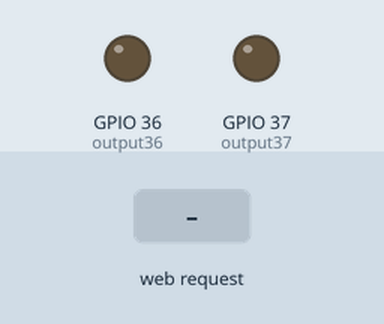
Recording of a sketch running on a simulated ESP32. Shown: output pins drawn as LEDs (lit = HIGH). Inputs (shaded band) come from the test bench. WiFi joins after 1.5 s; servers stay silent unless stated; what the sketch prints to the serial monitor is not drawn.

Above: at 2.7 s.
2.8 s: HTTP request GET /36/on received
At 3.2 s:
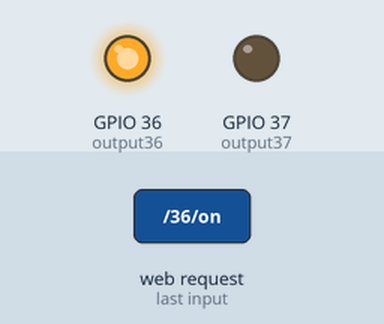
4.3 s: HTTP request GET /37/on received
At 5.5 s:
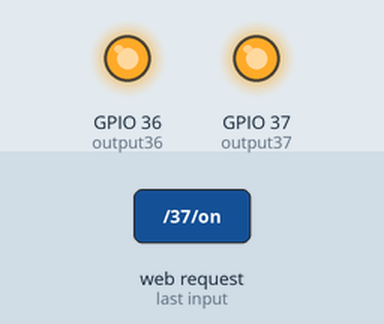
5.8 s: HTTP request GET /36/off received
At 6.6 s:
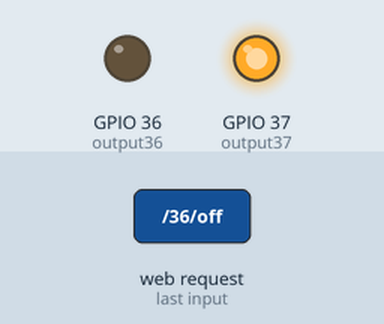
7.3 s: HTTP request GET /37/off received
At 7.8 s:
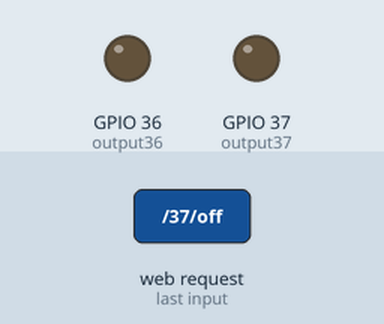
Timing chart, 0 to 9.8 s (numbered marks = the images above; inputs shaded):
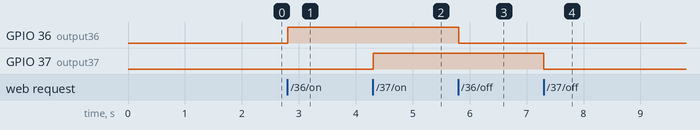

The sketch:

serverESP.ino
```cpp
// Load Wi-Fi library
#include <WiFi.h>

// Replace with your network credentials
const char* ssid = "SHARE-RESIDENTE";
const char* password = "Share@residente";

// Set web server port number to 80
WiFiServer server(80);

// Variable to store the HTTP request
String header;

// Auxiliar variables to store the current output state
String output36State = "off";
String output37State = "off";

// Assign output variables to GPIO pins
const int output36 = 36;
const int output37 = 37;

// Current time
unsigned long currentTime = millis();
// Previous time
unsigned long previousTime = 0;
// Define timeout time in milliseconds (example: 2000ms = 2s)
const long timeoutTime = 2000;

void setup() {
  Serial.begin(115200);
  // Initialize the output variables as outputs
  pinMode(output36, OUTPUT);
  pinMode(output37, OUTPUT);
  // Set outputs to LOW
  digitalWrite(output36, LOW);
  digitalWrite(output37, LOW);

  // Connect to Wi-Fi network with SSID and password
  Serial.print("Connecting to ");
  Serial.println(ssid);
  WiFi.begin(ssid, password);
  while (WiFi.status() != WL_CONNECTED) {
    delay(500);
    Serial.print(".");
  }
  // Print local IP address and start web server
  Serial.println("");
  Serial.println("WiFi connected.");
  Serial.println("IP address: ");
  Serial.println(WiFi.localIP());
  server.begin();
}

void loop(){
  WiFiClient client = server.available();   // Listen for incoming clients

  if (client) {                             // If a new client connects,
    currentTime = millis();
    previousTime = currentTime;
    Serial.println("New Client.");          // print a message out in the serial port
    String currentLine = "";                // make a String to hold incoming data from the client
    while (client.connected() && currentTime - previousTime <= timeoutTime) {  // loop while the client's connected
      currentTime = millis();
      if (client.available()) {             // if there's bytes to read from the client,
        char c = client.read();             // read a byte, then
        Serial.write(c);                    // print it out the serial monitor
        header += c;
        if (c == '\n') {                    // if the byte is a newline character
          // if the current line is blank, you got two newline characters in a row.
          // that's the end of the client HTTP request, so send a response:
          if (currentLine.length() == 0) {
            // HTTP headers always start with a response code (e.g. HTTP/1.1 200 OK)
            // and a content-type so the client knows what's coming, then a blank line:
            client.println("HTTP/1.1 200 OK");
            client.println("Content-type:text/html");
            client.println("Connection: close");
            client.println();

            // turns the GPIOs on and off
            if (header.indexOf("GET /36/on") >= 0) {
              Serial.println("GPIO 36 on");
              output36State = "on";
              digitalWrite(output36, HIGH);
            } else if (header.indexOf("GET /36/off") >= 0) {
              Serial.println("GPIO 36 off");
              output36State = "off";
              digitalWrite(output36, LOW);
            } else if (header.indexOf("GET /37/on") >= 0) {
              Serial.println("GPIO 37 on");
              output37State = "on";
              digitalWrite(output37, HIGH);
            } else if (header.indexOf("GET /37/off") >= 0) {
              Serial.println("GPIO 37 off");
              output37State = "off";
              digitalWrite(output37, LOW);
            }

            // Display the HTML web page
            client.println("<!DOCTYPE html><html>");
            client.println("<head><meta name=\"viewport\" content=\"width=device-width, initial-scale=1\">");
            client.println("<link rel=\"icon\" href=\"data:,\">");
            // CSS to style the on/off buttons
            // Feel free to change the background-color and font-size attributes to fit your preferences
            client.println("<style>html { font-family: Helvetica; display: inline-block; margin: 0px auto; text-align: center;}");
            client.println(".button { background-color: #4CAF50; border: none; color: white; padding: 36px 40px;");
            client.println("text-decoration: none; font-size: 30px; margin: 2px; cursor: pointer;}");
            client.println(".button2 {background-color: #555555;}</style></head>");

            // Web Page Heading
            client.println("<body><h1>ESP32 Web Server</h1>");

            // Display current state, and ON/OFF buttons for GPIO 36
            client.println("<p>GPIO 36 - State " + output36State + "</p>");
            // If the output36State is off, it displays the ON button
            if (output36State=="off") {
              client.println("<p><a href=\"/36/on\"><button class=\"button\">ON</button></a></p>");
            } else {
              client.println("<p><a href=\"/36/off\"><button class=\"button button2\">OFF</button></a></p>");
            }

            // Display current state, and ON/OFF buttons for GPIO 37
            client.println("<p>GPIO 37 - State " + output37State + "</p>");
            // If the output37State is off, it displays the ON button
            if (output37State=="off") {
              client.println("<p><a href=\"/37/on\"><button class=\"button\">ON</button></a></p>");
            } else {
              client.println("<p><a href=\"/37/off\"><button class=\"button button2\">OFF</button></a></p>");
            }
            client.println("</body></html>");

            // The HTTP response ends with another blank line
            client.println();
            // Break out of the while loop
            break;
          } else { // if you got a newline, then clear currentLine
            currentLine = "";
          }
        } else if (c != '\r') {  // if you got anything else but a carriage return character,
          currentLine += c;      // add it to the end of the currentLine
        }
      }
    }
    // Clear the header variable
    header = "";
    // Close the connection
    client.stop();
    Serial.println("Client disconnected.");
    Serial.println("");
  }
}
```

Measured:
- after the input at 2.8 s, GPIO 36 (output36): LOW → HIGH at once
- after the input at 4.3 s, GPIO 37 (output37): LOW → HIGH at once
- after the input at 5.8 s, GPIO 36 (output36): HIGH → LOW at once
- after the input at 7.3 s, GPIO 37 (output37): HIGH → LOW at once
